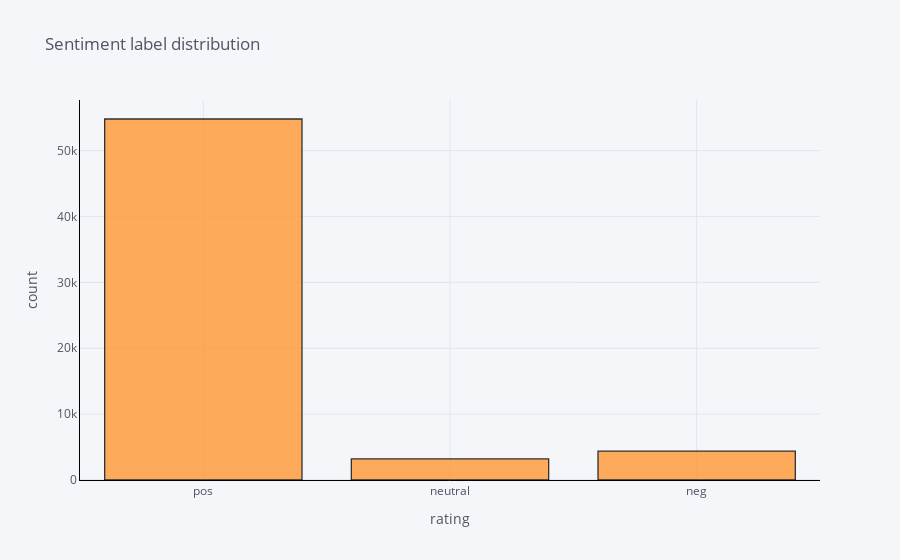

The code cell stored with this chart in its notebook:
### Code cell
sent_uk_df['label'].iplot(
    kind='hist',
    bins=3,
    xTitle='rating',
    linecolor='black',
    yTitle='count',
    title='Sentiment label distribution')

### Figure 1 — Plotly figure (JSON) as saved in the notebook; plotly's stock layout.template omitted (floating-point values rounded to 4 significant figures; data arrays with more than 128 entries replaced by an {"elided": "..."} marker saying what was removed)
{"data": [{"histfunc": "count", "histnorm": "", "marker": {"color": "rgba(255, 153, 51, 1.0)", "line": {"color": "#000000", "width": 1.3}}, "name": "label", "nbinsx": 3, "opacity": 0.8, "orientation": "v", "type": "histogram", "x": {"elided": "62409 str values"}}], "layout": {"barmode": "overlay", "legend": {"bgcolor": "#F5F6F9", "font": {"color": "#4D5663"}}, "paper_bgcolor": "#F5F6F9", "plot_bgcolor": "#F5F6F9", "title": {"font": {"color": "#4D5663"}, "text": "Sentiment label distribution"}, "xaxis": {"gridcolor": "#E1E5ED", "linecolor": "black", "showgrid": true, "tickfont": {"color": "#4D5663"}, "title": {"font": {"color": "#4D5663"}, "text": "rating"}, "zerolinecolor": "#E1E5ED"}, "yaxis": {"gridcolor": "#E1E5ED", "linecolor": "black", "showgrid": true, "tickfont": {"color": "#4D5663"}, "title": {"font": {"color": "#4D5663"}, "text": "count"}, "zerolinecolor": "#E1E5ED"}}}
